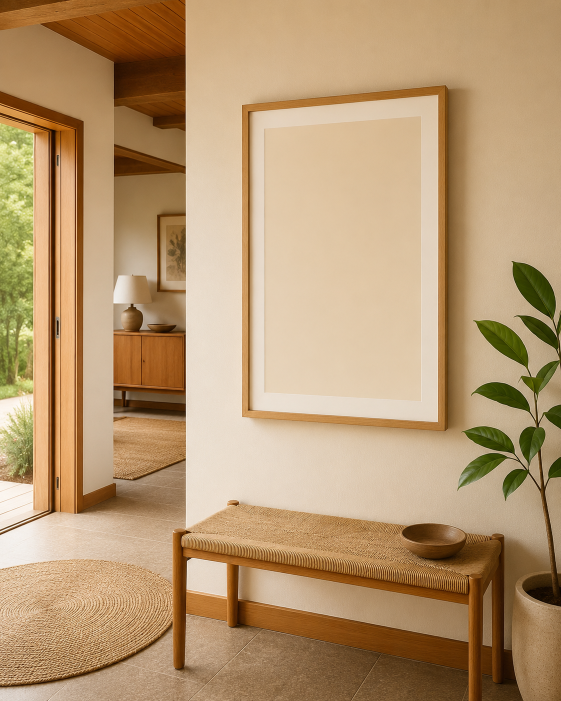
#> input picture templates_data/template_821e4eda2b03/background.png, 1122 x 1402 px, found by its file name (shown at 1/2 size)
$ python analyze_corners.py
#> lines starting #> are read from the running program, lines starting #| are printed output that depends on the picture
import sys
sys.path.insert(0, r"c:\Users\Eitan Baron\Desktop\MockupGen")
from pathlib import Path
from PIL import Image

bg_path = Path(r"c:\Users\Eitan Baron\Desktop\MockupGen\draft_templates\template_821e4eda2b03\background.png")
if not bg_path.exists():
    bg_path = Path(r"c:\Users\Eitan Baron\Desktop\MockupGen\draft_templates\template_821e4eda2b03\background.jpg")

with Image.open(bg_path) as img:
#> img is the input picture: PIL image 1122x1402 RGBA; mean R, G, B, A 182.7, 151.7, 113.5, 255
    w, h = img.size
#> w = 1122; h = 1402
    print("Dimensions:", w, "x", h)
#| Dimensions: 1122 x 1402

    # Crop a region around top-left corner (530, 233)
    # Let's say a 100x100 region centered at 530, 233
    tl_region = img.crop((480, 183, 580, 283))
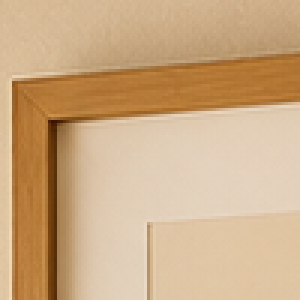
#> tl_region: PIL image 100x100 RGBA (shown 3 times larger); mean R, G, B, A 205, 171.8, 132.9, 255
    tl_region.save(r"c:\Users\Eitan Baron\Desktop\MockupGen\outputs\top_left_region.png")
    print("Saved top-left crop around 530,233")
